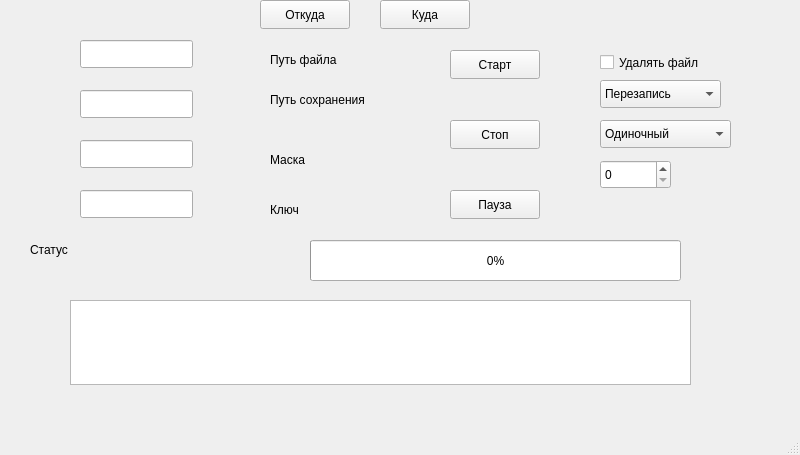
<?xml version="1.0" encoding="UTF-8"?>
<ui version="4.0">
 <class>MainWindow</class>
 <widget class="QMainWindow" name="MainWindow">
  <property name="geometry">
   <rect>
    <x>0</x>
    <y>0</y>
    <width>800</width>
    <height>455</height>
   </rect>
  </property>
  <property name="windowTitle">
   <string>MainWindow</string>
  </property>
  <widget class="QWidget" name="centralwidget">
   <widget class="QPushButton" name="StartButton">
    <property name="geometry">
     <rect>
      <x>450</x>
      <y>50</y>
      <width>90</width>
      <height>29</height>
     </rect>
    </property>
    <property name="text">
     <string>Старт</string>
    </property>
   </widget>
   <widget class="QLineEdit" name="InEdit">
    <property name="geometry">
     <rect>
      <x>80</x>
      <y>40</y>
      <width>113</width>
      <height>28</height>
     </rect>
    </property>
   </widget>
   <widget class="QLineEdit" name="OutEdit">
    <property name="geometry">
     <rect>
      <x>80</x>
      <y>90</y>
      <width>113</width>
      <height>28</height>
     </rect>
    </property>
   </widget>
   <widget class="QLineEdit" name="maskaEdit">
    <property name="geometry">
     <rect>
      <x>80</x>
      <y>140</y>
      <width>113</width>
      <height>28</height>
     </rect>
    </property>
   </widget>
   <widget class="QLabel" name="label">
    <property name="geometry">
     <rect>
      <x>270</x>
      <y>50</y>
      <width>91</width>
      <height>20</height>
     </rect>
    </property>
    <property name="text">
     <string>Путь файла</string>
    </property>
   </widget>
   <widget class="QLabel" name="label_2">
    <property name="geometry">
     <rect>
      <x>270</x>
      <y>90</y>
      <width>131</width>
      <height>20</height>
     </rect>
    </property>
    <property name="text">
     <string>Путь сохранения</string>
    </property>
   </widget>
   <widget class="QLineEdit" name="keyEdit">
    <property name="geometry">
     <rect>
      <x>80</x>
      <y>190</y>
      <width>113</width>
      <height>28</height>
     </rect>
    </property>
   </widget>
   <widget class="QLabel" name="label_3">
    <property name="geometry">
     <rect>
      <x>270</x>
      <y>150</y>
      <width>131</width>
      <height>20</height>
     </rect>
    </property>
    <property name="text">
     <string>Маска</string>
    </property>
   </widget>
   <widget class="QLabel" name="label_4">
    <property name="geometry">
     <rect>
      <x>270</x>
      <y>200</y>
      <width>131</width>
      <height>20</height>
     </rect>
    </property>
    <property name="text">
     <string>Ключ</string>
    </property>
   </widget>
   <widget class="QPushButton" name="stopButton">
    <property name="geometry">
     <rect>
      <x>450</x>
      <y>120</y>
      <width>90</width>
      <height>29</height>
     </rect>
    </property>
    <property name="text">
     <string>Стоп</string>
    </property>
   </widget>
   <widget class="QPushButton" name="PauseButton">
    <property name="geometry">
     <rect>
      <x>450</x>
      <y>190</y>
      <width>90</width>
      <height>29</height>
     </rect>
    </property>
    <property name="text">
     <string>Пауза</string>
    </property>
   </widget>
   <widget class="QPushButton" name="InputButton">
    <property name="geometry">
     <rect>
      <x>260</x>
      <y>0</y>
      <width>90</width>
      <height>29</height>
     </rect>
    </property>
    <property name="text">
     <string>Откуда</string>
    </property>
   </widget>
   <widget class="QLabel" name="statusLabel">
    <property name="geometry">
     <rect>
      <x>30</x>
      <y>240</y>
      <width>161</width>
      <height>20</height>
     </rect>
    </property>
    <property name="text">
     <string>Статус</string>
    </property>
   </widget>
   <widget class="QPlainTextEdit" name="plainTextEdit">
    <property name="geometry">
     <rect>
      <x>70</x>
      <y>300</y>
      <width>621</width>
      <height>85</height>
     </rect>
    </property>
   </widget>
   <widget class="QPushButton" name="OutPutButton">
    <property name="geometry">
     <rect>
      <x>380</x>
      <y>0</y>
      <width>90</width>
      <height>29</height>
     </rect>
    </property>
    <property name="text">
     <string>Куда</string>
    </property>
   </widget>
   <widget class="QCheckBox" name="deleteOriginalCheck">
    <property name="geometry">
     <rect>
      <x>600</x>
      <y>50</y>
      <width>131</width>
      <height>25</height>
     </rect>
    </property>
    <property name="text">
     <string>Удалять файл</string>
    </property>
   </widget>
   <widget class="QComboBox" name="modeComboBox">
    <property name="enabled">
     <bool>true</bool>
    </property>
    <property name="geometry">
     <rect>
      <x>600</x>
      <y>120</y>
      <width>131</width>
      <height>28</height>
     </rect>
    </property>
    <item>
     <property name="text">
      <string>Одиночный</string>
     </property>
    </item>
    <item>
     <property name="text">
      <string>По таймеру</string>
     </property>
    </item>
   </widget>
   <widget class="QSpinBox" name="timerSpinBox">
    <property name="geometry">
     <rect>
      <x>600</x>
      <y>160</y>
      <width>71</width>
      <height>29</height>
     </rect>
    </property>
   </widget>
   <widget class="QProgressBar" name="progressBar">
    <property name="geometry">
     <rect>
      <x>310</x>
      <y>240</y>
      <width>371</width>
      <height>41</height>
     </rect>
    </property>
    <property name="value">
     <number>0</number>
    </property>
   </widget>
   <widget class="QComboBox" name="conflictComboBox">
    <property name="geometry">
     <rect>
      <x>600</x>
      <y>80</y>
      <width>121</width>
      <height>28</height>
     </rect>
    </property>
    <item>
     <property name="text">
      <string>Перезапись</string>
     </property>
    </item>
    <item>
     <property name="text">
      <string>Счетчик</string>
     </property>
    </item>
   </widget>
  </widget>
  <widget class="QMenuBar" name="menubar">
   <property name="geometry">
    <rect>
     <x>0</x>
     <y>0</y>
     <width>800</width>
     <height>25</height>
    </rect>
   </property>
  </widget>
  <widget class="QStatusBar" name="statusbar"/>
 </widget>
 <resources/>
 <connections/>
</ui>
